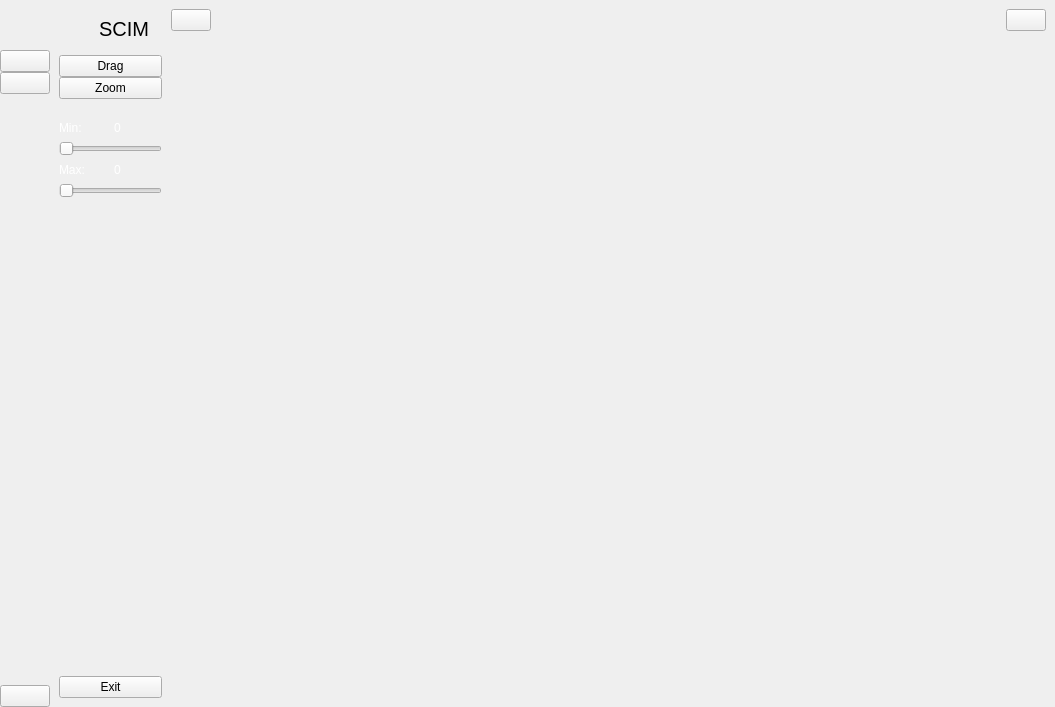
<?xml version="1.0" encoding="UTF-8"?>
<ui version="4.0">
 <class>MainWindow</class>
 <widget class="QMainWindow" name="MainWindow">
  <property name="geometry">
   <rect>
    <x>0</x>
    <y>0</y>
    <width>1055</width>
    <height>707</height>
   </rect>
  </property>
  <property name="windowTitle">
   <string>MainWindow</string>
  </property>
  <widget class="QWidget" name="centralwidget">
   <layout class="QGridLayout" name="gridLayout">
    <property name="leftMargin">
     <number>0</number>
    </property>
    <property name="topMargin">
     <number>0</number>
    </property>
    <property name="rightMargin">
     <number>0</number>
    </property>
    <property name="bottomMargin">
     <number>0</number>
    </property>
    <property name="spacing">
     <number>0</number>
    </property>
    <item row="0" column="2">
     <widget class="QWidget" name="widget_3" native="true">
      <layout class="QVBoxLayout" name="verticalLayout_5">
       <property name="spacing">
        <number>0</number>
       </property>
       <property name="leftMargin">
        <number>0</number>
       </property>
       <property name="topMargin">
        <number>0</number>
       </property>
       <property name="rightMargin">
        <number>0</number>
       </property>
       <property name="bottomMargin">
        <number>0</number>
       </property>
       <item>
        <widget class="QWidget" name="widget" native="true">
         <property name="minimumSize">
          <size>
           <width>0</width>
           <height>40</height>
          </size>
         </property>
         <property name="maximumSize">
          <size>
           <width>16777215</width>
           <height>40</height>
          </size>
         </property>
         <layout class="QHBoxLayout" name="horizontalLayout_4">
          <property name="spacing">
           <number>0</number>
          </property>
          <property name="leftMargin">
           <number>0</number>
          </property>
          <property name="topMargin">
           <number>0</number>
          </property>
          <property name="rightMargin">
           <number>9</number>
          </property>
          <property name="bottomMargin">
           <number>0</number>
          </property>
          <item>
           <widget class="QPushButton" name="change_btn">
            <property name="text">
             <string/>
            </property>
            <property name="icon">
             <iconset resource="resource.qrc">
              <normaloff>:/icon/icon/menu-4-32.ico</normaloff>:/icon/icon/menu-4-32.ico</iconset>
            </property>
            <property name="iconSize">
             <size>
              <width>14</width>
              <height>14</height>
             </size>
            </property>
            <property name="checkable">
             <bool>true</bool>
            </property>
           </widget>
          </item>
          <item>
           <layout class="QHBoxLayout" name="horizontalLayout">
            <property name="spacing">
             <number>10</number>
            </property>
           </layout>
          </item>
          <item>
           <spacer name="horizontalSpacer_2">
            <property name="orientation">
             <enum>Qt::Horizontal</enum>
            </property>
            <property name="sizeHint" stdset="0">
             <size>
              <width>236</width>
              <height>20</height>
             </size>
            </property>
           </spacer>
          </item>
          <item>
           <widget class="QPushButton" name="user_btn">
            <property name="text">
             <string/>
            </property>
            <property name="icon">
             <iconset resource="resource.qrc">
              <normaloff>:/icon/icon/3643772-archive-archives-document-folder-open_113445.ico</normaloff>:/icon/icon/3643772-archive-archives-document-folder-open_113445.ico</iconset>
            </property>
           </widget>
          </item>
         </layout>
        </widget>
       </item>
       <item>
        <widget class="QWidget" name="widget_image" native="true"/>
       </item>
      </layout>
     </widget>
    </item>
    <item row="0" column="0">
     <widget class="QWidget" name="icon_only_widget" native="true">
      <layout class="QVBoxLayout" name="verticalLayout_3">
       <property name="spacing">
        <number>0</number>
       </property>
       <property name="leftMargin">
        <number>0</number>
       </property>
       <property name="topMargin">
        <number>0</number>
       </property>
       <property name="rightMargin">
        <number>0</number>
       </property>
       <property name="bottomMargin">
        <number>0</number>
       </property>
       <item>
        <layout class="QHBoxLayout" name="horizontalLayout_3">
         <item>
          <widget class="QLabel" name="logo_label_1">
           <property name="minimumSize">
            <size>
             <width>50</width>
             <height>50</height>
            </size>
           </property>
           <property name="maximumSize">
            <size>
             <width>50</width>
             <height>50</height>
            </size>
           </property>
           <property name="text">
            <string/>
           </property>
           <property name="pixmap">
            <pixmap resource="resource.qrc">:/icon/icon/virus_check_mark_rib_cage_xray_icon_142198.ico</pixmap>
           </property>
           <property name="scaledContents">
            <bool>true</bool>
           </property>
          </widget>
         </item>
        </layout>
       </item>
       <item>
        <layout class="QVBoxLayout" name="verticalLayout">
         <property name="spacing">
          <number>0</number>
         </property>
         <item>
          <widget class="QPushButton" name="home_btn_1">
           <property name="text">
            <string/>
           </property>
           <property name="icon">
            <iconset resource="resource.qrc">
             <normaloff>:/icon/icon/drag-gray.ico</normaloff>
             <normalon>:/icon/icon/drag-white.ico</normalon>:/icon/icon/drag-gray.ico</iconset>
           </property>
           <property name="iconSize">
            <size>
             <width>25</width>
             <height>25</height>
            </size>
           </property>
           <property name="checkable">
            <bool>true</bool>
           </property>
           <property name="autoExclusive">
            <bool>true</bool>
           </property>
          </widget>
         </item>
         <item>
          <widget class="QPushButton" name="dashborad_btn_1">
           <property name="text">
            <string/>
           </property>
           <property name="icon">
            <iconset resource="resource.qrc">
             <normaloff>:/icon/icon/zoom-gray.ico</normaloff>
             <normalon>:/icon/icon/zoom-white.ico</normalon>:/icon/icon/zoom-gray.ico</iconset>
           </property>
           <property name="iconSize">
            <size>
             <width>25</width>
             <height>25</height>
            </size>
           </property>
           <property name="checkable">
            <bool>true</bool>
           </property>
           <property name="autoExclusive">
            <bool>true</bool>
           </property>
          </widget>
         </item>
        </layout>
       </item>
       <item>
        <spacer name="verticalSpacer">
         <property name="orientation">
          <enum>Qt::Vertical</enum>
         </property>
         <property name="sizeHint" stdset="0">
          <size>
           <width>20</width>
           <height>375</height>
          </size>
         </property>
        </spacer>
       </item>
       <item>
        <widget class="QPushButton" name="exit_btn_1">
         <property name="text">
          <string/>
         </property>
         <property name="icon">
          <iconset resource="resource.qrc">
           <normaloff>:/icon/icon/close-window-64.ico</normaloff>
           <normalon>:/icon/close-window-64.ico</normalon>:/icon/icon/close-window-64.ico</iconset>
         </property>
         <property name="iconSize">
          <size>
           <width>20</width>
           <height>20</height>
          </size>
         </property>
        </widget>
       </item>
      </layout>
     </widget>
    </item>
    <item row="0" column="1">
     <widget class="QWidget" name="full_menu_widget" native="true">
      <property name="maximumSize">
       <size>
        <width>121</width>
        <height>16777215</height>
       </size>
      </property>
      <layout class="QVBoxLayout" name="verticalLayout_7">
       <item>
        <layout class="QHBoxLayout" name="horizontalLayout_2">
         <property name="spacing">
          <number>0</number>
         </property>
         <item>
          <widget class="QLabel" name="logo_label_2">
           <property name="minimumSize">
            <size>
             <width>40</width>
             <height>40</height>
            </size>
           </property>
           <property name="maximumSize">
            <size>
             <width>40</width>
             <height>40</height>
            </size>
           </property>
           <property name="text">
            <string/>
           </property>
           <property name="pixmap">
            <pixmap resource="resource.qrc">:/icon/icon/virus_check_mark_rib_cage_xray_icon_142198.ico</pixmap>
           </property>
           <property name="scaledContents">
            <bool>true</bool>
           </property>
          </widget>
         </item>
         <item>
          <widget class="QLabel" name="logo_label_3">
           <property name="font">
            <font>
             <pointsize>15</pointsize>
            </font>
           </property>
           <property name="text">
            <string>SCIM</string>
           </property>
          </widget>
         </item>
        </layout>
       </item>
       <item>
        <layout class="QVBoxLayout" name="verticalLayout_2">
         <property name="spacing">
          <number>0</number>
         </property>
         <item>
          <widget class="QPushButton" name="home_btn_2">
           <property name="text">
            <string>Drag</string>
           </property>
           <property name="icon">
            <iconset resource="resource.qrc">
             <normaloff>:/icon/icon/drag-gray.ico</normaloff>
             <normalon>:/icon/icon/drag-white.ico</normalon>:/icon/icon/drag-gray.ico</iconset>
           </property>
           <property name="iconSize">
            <size>
             <width>20</width>
             <height>20</height>
            </size>
           </property>
           <property name="checkable">
            <bool>true</bool>
           </property>
           <property name="autoExclusive">
            <bool>true</bool>
           </property>
          </widget>
         </item>
         <item>
          <widget class="QPushButton" name="dashborad_btn_2">
           <property name="text">
            <string>Zoom</string>
           </property>
           <property name="icon">
            <iconset resource="resource.qrc">
             <normaloff>:/icon/icon/zoom-gray.ico</normaloff>
             <normalon>:/icon/icon/zoom-white.ico</normalon>:/icon/icon/zoom-gray.ico</iconset>
           </property>
           <property name="iconSize">
            <size>
             <width>20</width>
             <height>20</height>
            </size>
           </property>
           <property name="checkable">
            <bool>true</bool>
           </property>
           <property name="autoExclusive">
            <bool>true</bool>
           </property>
          </widget>
         </item>
        </layout>
       </item>
       <item>
        <spacer name="verticalSpacer_3">
         <property name="orientation">
          <enum>Qt::Vertical</enum>
         </property>
         <property name="sizeHint" stdset="0">
          <size>
           <width>17</width>
           <height>28</height>
          </size>
         </property>
        </spacer>
       </item>
       <item>
        <layout class="QVBoxLayout" name="verticalLayout_4">
         <item>
          <layout class="QHBoxLayout" name="horizontalLayout_5">
           <item>
            <widget class="QLabel" name="label_text_min">
             <property name="styleSheet">
              <string notr="true">color: white;</string>
             </property>
             <property name="text">
              <string>Min:</string>
             </property>
            </widget>
           </item>
           <item>
            <widget class="QLabel" name="label_min">
             <property name="styleSheet">
              <string notr="true">color: white;</string>
             </property>
             <property name="text">
              <string>0</string>
             </property>
            </widget>
           </item>
          </layout>
         </item>
         <item>
          <widget class="QSlider" name="horizontalSlider_min">
           <property name="maximum">
            <number>255</number>
           </property>
           <property name="pageStep">
            <number>1</number>
           </property>
           <property name="orientation">
            <enum>Qt::Horizontal</enum>
           </property>
           <property name="tickInterval">
            <number>1</number>
           </property>
          </widget>
         </item>
        </layout>
       </item>
       <item>
        <spacer name="verticalSpacer_4">
         <property name="orientation">
          <enum>Qt::Vertical</enum>
         </property>
         <property name="sizeHint" stdset="0">
          <size>
           <width>17</width>
           <height>13</height>
          </size>
         </property>
        </spacer>
       </item>
       <item>
        <layout class="QVBoxLayout" name="verticalLayout_6">
         <item>
          <layout class="QHBoxLayout" name="horizontalLayout_6">
           <item>
            <widget class="QLabel" name="label_text_max">
             <property name="styleSheet">
              <string notr="true">color: white;</string>
             </property>
             <property name="text">
              <string>Max:</string>
             </property>
            </widget>
           </item>
           <item>
            <widget class="QLabel" name="label_max">
             <property name="styleSheet">
              <string notr="true">color: white;</string>
             </property>
             <property name="text">
              <string>0</string>
             </property>
            </widget>
           </item>
          </layout>
         </item>
         <item>
          <widget class="QSlider" name="horizontalSlider_max">
           <property name="maximum">
            <number>255</number>
           </property>
           <property name="pageStep">
            <number>1</number>
           </property>
           <property name="orientation">
            <enum>Qt::Horizontal</enum>
           </property>
           <property name="tickInterval">
            <number>1</number>
           </property>
          </widget>
         </item>
        </layout>
       </item>
       <item>
        <spacer name="verticalSpacer_2">
         <property name="orientation">
          <enum>Qt::Vertical</enum>
         </property>
         <property name="sizeHint" stdset="0">
          <size>
           <width>17</width>
           <height>484</height>
          </size>
         </property>
        </spacer>
       </item>
       <item>
        <widget class="QPushButton" name="exit_btn_2">
         <property name="text">
          <string>Exit</string>
         </property>
         <property name="icon">
          <iconset resource="resource.qrc">
           <normaloff>:/icon/icon/close-window-64.ico</normaloff>:/icon/icon/close-window-64.ico</iconset>
         </property>
         <property name="iconSize">
          <size>
           <width>14</width>
           <height>14</height>
          </size>
         </property>
        </widget>
       </item>
      </layout>
     </widget>
    </item>
   </layout>
  </widget>
 </widget>
 <resources>
  <include location="resource.qrc"/>
 </resources>
 <connections>
  <connection>
   <sender>change_btn</sender>
   <signal>toggled(bool)</signal>
   <receiver>icon_only_widget</receiver>
   <slot>setVisible(bool)</slot>
   <hints>
    <hint type="sourcelabel">
     <x>225</x>
     <y>29</y>
    </hint>
    <hint type="destinationlabel">
     <x>50</x>
     <y>362</y>
    </hint>
   </hints>
  </connection>
  <connection>
   <sender>change_btn</sender>
   <signal>toggled(bool)</signal>
   <receiver>full_menu_widget</receiver>
   <slot>setHidden(bool)</slot>
   <hints>
    <hint type="sourcelabel">
     <x>225</x>
     <y>31</y>
    </hint>
    <hint type="destinationlabel">
     <x>173</x>
     <y>257</y>
    </hint>
   </hints>
  </connection>
  <connection>
   <sender>home_btn_1</sender>
   <signal>toggled(bool)</signal>
   <receiver>home_btn_2</receiver>
   <slot>setChecked(bool)</slot>
   <hints>
    <hint type="sourcelabel">
     <x>27</x>
     <y>69</y>
    </hint>
    <hint type="destinationlabel">
     <x>72</x>
     <y>76</y>
    </hint>
   </hints>
  </connection>
  <connection>
   <sender>dashborad_btn_1</sender>
   <signal>toggled(bool)</signal>
   <receiver>dashborad_btn_2</receiver>
   <slot>setChecked(bool)</slot>
   <hints>
    <hint type="sourcelabel">
     <x>33</x>
     <y>100</y>
    </hint>
    <hint type="destinationlabel">
     <x>67</x>
     <y>99</y>
    </hint>
   </hints>
  </connection>
  <connection>
   <sender>home_btn_2</sender>
   <signal>toggled(bool)</signal>
   <receiver>home_btn_1</receiver>
   <slot>setChecked(bool)</slot>
   <hints>
    <hint type="sourcelabel">
     <x>70</x>
     <y>63</y>
    </hint>
    <hint type="destinationlabel">
     <x>41</x>
     <y>60</y>
    </hint>
   </hints>
  </connection>
  <connection>
   <sender>dashborad_btn_2</sender>
   <signal>toggled(bool)</signal>
   <receiver>dashborad_btn_1</receiver>
   <slot>setChecked(bool)</slot>
   <hints>
    <hint type="sourcelabel">
     <x>160</x>
     <y>99</y>
    </hint>
    <hint type="destinationlabel">
     <x>26</x>
     <y>90</y>
    </hint>
   </hints>
  </connection>
  <connection>
   <sender>exit_btn_2</sender>
   <signal>clicked()</signal>
   <receiver>MainWindow</receiver>
   <slot>close()</slot>
   <hints>
    <hint type="sourcelabel">
     <x>187</x>
     <y>648</y>
    </hint>
    <hint type="destinationlabel">
     <x>284</x>
     <y>606</y>
    </hint>
   </hints>
  </connection>
  <connection>
   <sender>exit_btn_1</sender>
   <signal>clicked()</signal>
   <receiver>MainWindow</receiver>
   <slot>close()</slot>
   <hints>
    <hint type="sourcelabel">
     <x>34</x>
     <y>659</y>
    </hint>
    <hint type="destinationlabel">
     <x>47</x>
     <y>626</y>
    </hint>
   </hints>
  </connection>
 </connections>
</ui>
